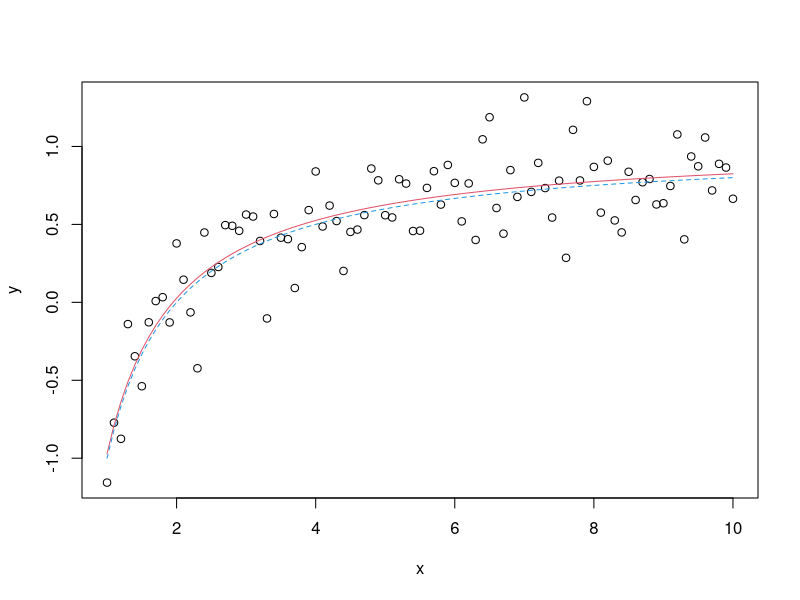
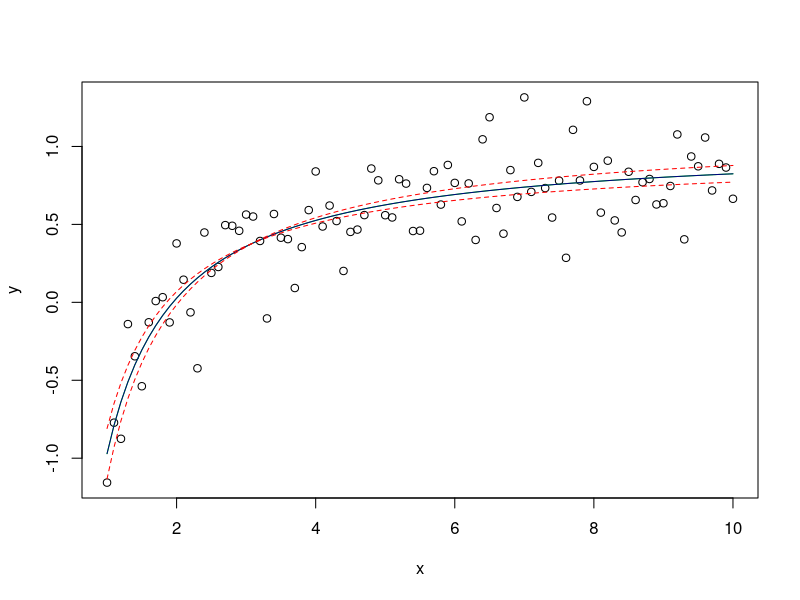

Reproduce these figures in R, in order.
# -----------------------------
# stats::optim() 2-parameter example
# -----------------------------
# objective function: Least-squares
# ------------------------------
set.seed(1)
x <- seq(1, 10, by = 0.1)
a <- 1
b <- 2
y_det <- (a - b / x)
y  <- y_det + rnorm(length(x), mean = 0, sd = 0.25)   # add e_ij ~ N(0,0.1)
df <- data.frame(x = x, y = y)

sse <- function(pars, data) {
  a <- pars[1L]
  b <- pars[2L]
  x <- data$x
  y <- data$y
  y_det <- (a - b / x)
  sse   <- sum((y - y_det)^2)
  sse
}

pars <- c(a = 0.5, b = 2)
fit  <- optim(par = pars, fn = sse, data = df)
fit

plot(df)
lines(x, (fit$par["a"] - fit$par["b"] / x), col = 2)
lines(x, y_det, col = 4, lty = 2)

# --------------------
# fit using stats::nls()
# --------------------
fit2 <- nls(y ~ a - b / x, start= list(a = 1, b = 2))
summary(fit2)
a_hat <- coef(fit2)["a"]
b_hat <- coef(fit2)["b"]
ci95 <- confint(fit2)
ci95

plot(df)
lines(x, (a_hat - b_hat / x), col = "green")
lines(x, (fit$par["a"] - fit$par["b"] / x), col = "navy")
lines(x, (ci95["a", "2.5%"] - ci95["b", "2.5%"] / x), col = "red", lty = 2)
lines(x, (ci95["a", "97.5%"] - ci95["b", "97.5%"] / x), col = "red", lty = 2)
